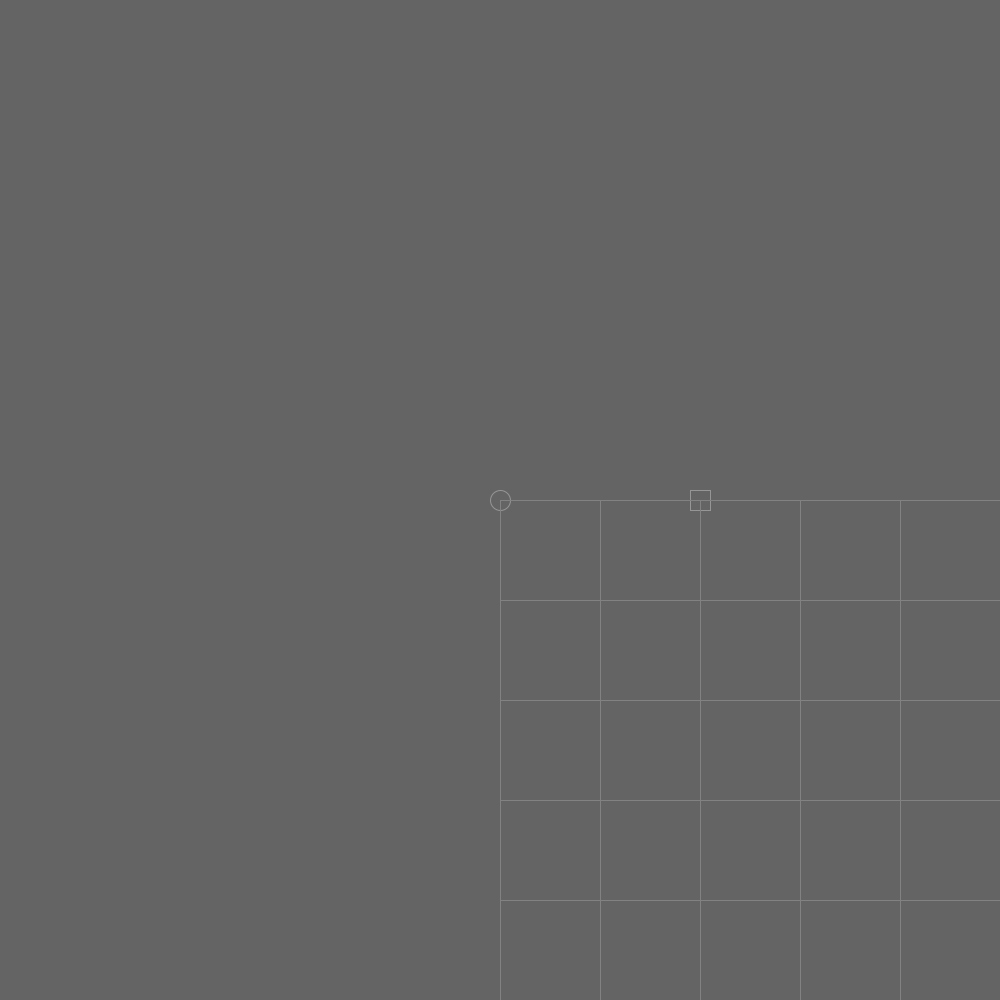
Frame 1 (no input)
Frame 60 (the mouse pressed at the canvas centre just before this capture): identical to frame 1, image omitted
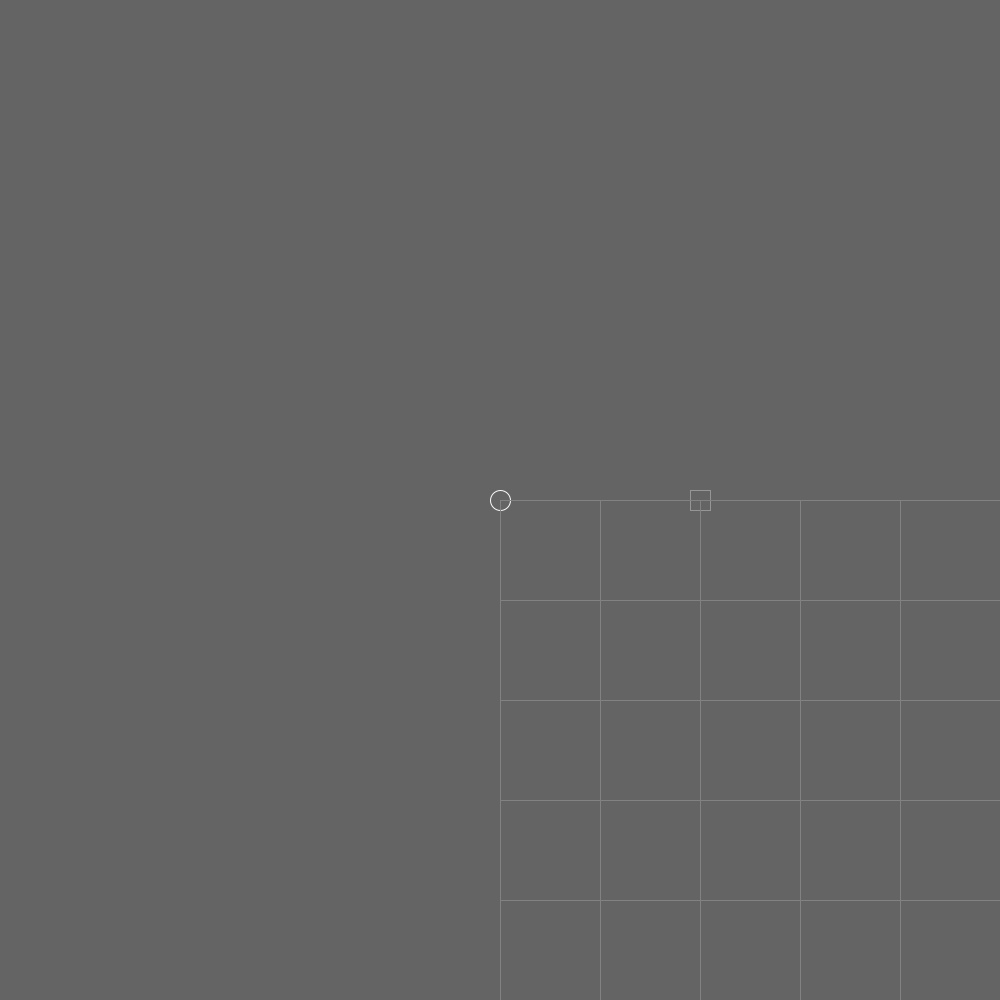
Frame 120 (the mouse held since frame 60 and released just before this capture)

The Processing sketch that drew these frames (run headless with seeded random() and noise(); from frame 60 on, the mouse is pressed at the canvas centre):

// Processing sketch: processing_170396
// ── processing_170396.pde

PVector VectorOne;
PVector VectorTwo;
PVector VectorThree;
PVector ControlVector;

Image Image;
Controller Controller;

void setup(){
  size(1000, 1000);
  background(100);
  
  Image = new Image();
  Controller = new Controller();
   
  VectorOne = new PVector(200, -100);
  VectorTwo = new PVector(100, 200);
  ControlVector = new PVector(0.0, 0.0);
   
  
  translate(500, 500);
  

  
  noFill();
  stroke(150);
  
  line(0, 0, VectorOne.x, VectorOne.y);
  ellipse(VectorOne.x, VectorOne.y, 20, 20);
  
  line(0, 0, VectorTwo.x, VectorTwo.y);
  ellipse(VectorTwo.x, VectorTwo.y, 20, 20);
  
  VectorOne.sub(VectorTwo);
  
  line(0, 0, VectorOne.x, VectorOne.y);
  ellipse(VectorOne.x, VectorOne.y, 20, 20);
  
  VectorThree = VectorOne;
  
}

void draw(){
  background(100);
  
  ControlVector = Controller.ControlVector;
  
  translate(500, 500);
  Image.addVelocity(ControlVector);
  Image.update();
  Image.display();
  Controller.display(); 
  drawGrid(); 
}

void drawGrid(){
  int xpos, ypos;
  xpos = 0;
  ypos = 0;
  noFill();
  stroke(130);
  for (int i = 0; i < 108; i ++) {
   rect(xpos, ypos, 100, 100);
   xpos += 100;
   if (xpos > width){
    xpos = 0;
    ypos += 100;
   }
  }
}

void mousePressed(){
  float x = mouseX;
  float y = mouseY;
  x += -500;
  y += -500;
  Controller.press(x, y);
}

void mouseDragged(){
  float x = mouseX;
  float y = mouseY;
  x += -500;
  y += -500;
  Controller.dragged(x, y);
}

void mouseReleased(){
  Controller.select = false;
}

class Controller{
 PVector ControlVector;
 boolean select;
 
 Controller(){
   ControlVector = new PVector(0.0, 0.0);
   select = false;
 }
 
 boolean press(float mx, float my){
   if (dist(ControlVector.x, ControlVector.y, mx, my) < 10) {
    select = true;
    return true;
   } else {
    select = false;
    return false;
   }
 }
 
 void dragged(float mx, float my){
  if (select == true){
   ControlVector.x = mx;
   ControlVector.y = my;
  }
 }
 
 void display(){
    noFill();
    if (select == true){
    stroke(250);
    } else {
    stroke(150);
    }
    ellipse(ControlVector.x, ControlVector.y, 20, 20);
    line(0.0, 0.0, ControlVector.x, ControlVector.y); 
 }

}
class Image{
  PVector location;
  PVector velocity;
  PVector acceleration;
  
  Image(){
   acceleration = new PVector(0.0, 0.0);
   velocity = new PVector(-1.0, 0.0);
   location = new PVector(200.0, 0.0);
  }
  
  void addVelocity(PVector force){
    //force.div(20);
    velocity = force;
  }
  
  
  void update(){
    location.add(velocity);
  }
  
  void display(){
    noFill();
    stroke(150);
    rectMode(CENTER);
    rect(location.x, location.y, 20, 20);
    rectMode(CORNER);
    pushMatrix();
    translate(location.x, location.y);
    stroke(220);
    line(0, 0, velocity.x, velocity.y);
    popMatrix();
  }

}
